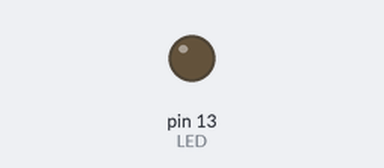
Bench run of a sketch on a simulated Arduino Uno, built with avr-gcc and run on an emulated ATmega328P. On the bench: output pins drawn as LEDs (lit = HIGH).

Above: at 0.1 s.
At 5.0 s:
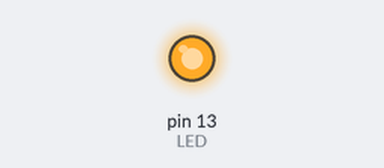
Timing chart, 0 to 6.5 s (numbered marks = the images above):
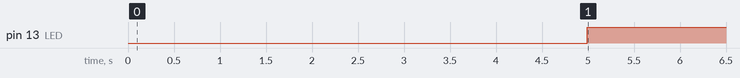

The sketch:

timer.ino
```cpp
#include "TimerOne.h"


int LED = 13;
long delay_1=0;


// the setup function runs once when you press reset or power the board
void setup() {
  // initialize digital pin LED_BUILTIN as an output.
  pinMode(LED, OUTPUT);
  digitalWrite(13,LOW);


  //Timer1.initialize(250);
  //Timer1.attachInterrupt(Update_Switch);

  TCCR0A = 0;     //setting timer0 for interrupts every 128us to update switch of MOSFET
  TIMSK0 = 2;
  OCR0A = 255;
  TCCR0B = 2;

  TCCR1A = 241;   //setting timer1 for pwm's
  OCR1A = 255;
  OCR1B = 255;
  TCCR1B = 9;

  TCCR2A = 243;   //setting timer2 for pwm
  OCR2A = 255;
  TCCR2B = 9;


  sei();

  Serial.begin(115200);
}

ISR(TIMER0_COMPA_vect)
{
  Update_Switch();
}

// the loop function runs over and over again forever
void loop() {

  OCR1A = 150;
  OCR1B = 128;
  OCR2A = 50;
  int a;
  while (delay_1<39000)               // wait for a 50 milli-second
  {
  digitalWrite(5,LOW);
  }
  digitalWrite(13,HIGH);
  //delay(1);                       // wait for a 50 milli-second
  //digitalWrite(13,LOW);
}

void Update_Switch() {


  delay_1=delay_1+1;
//  if (counter>39600)
//  {digitalWrite(13,HIGH);}
//  else
//  { digitalWrite(13,LOW);}

}
```

Measured:
- by itself, pin 13 (LED): LOW → HIGH at 5.0 s
